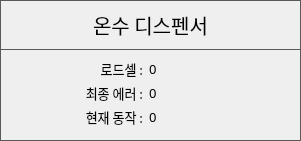
    <widget class="QFrame" name="FRAME_HOT">
     <property name="geometry">
      <rect>
       <x>1190</x>
       <y>400</y>
       <width>301</width>
       <height>141</height>
      </rect>
     </property>
     <property name="styleSheet">
      <string notr="true">QFrame { 
   border: 1px solid #595959 
} 
QLabel {
	font: 10pt &quot;함초롬돋움&quot;;
}
QPushButton {
	border:1px solid #595959;
	font: 15pt &quot;함초롬돋움&quot;; 
}
QLineEdit {
	font: 10pt &quot;함초롬돋움&quot;;
}</string>
     </property>
     <property name="frameShape">
      <enum>QFrame::Box</enum>
     </property>
     <property name="frameShadow">
      <enum>QFrame::Raised</enum>
     </property>
     <property name="lineWidth">
      <number>2</number>
     </property>
     <widget class="QPushButton" name="BTN_DEV_INFO_HOT">
      <property name="geometry">
       <rect>
        <x>0</x>
        <y>0</y>
        <width>301</width>
        <height>50</height>
       </rect>
      </property>
      <property name="font">
       <font>
        <family>함초롬돋움</family>
        <pointsize>15</pointsize>
        <weight>50</weight>
        <italic>false</italic>
        <bold>false</bold>
       </font>
      </property>
      <property name="text">
       <string>온수 디스펜서</string>
      </property>
     </widget>
     <widget class="QWidget" name="layoutWidget_11">
      <property name="geometry">
       <rect>
        <x>40</x>
        <y>60</y>
        <width>211</width>
        <height>65</height>
       </rect>
      </property>
      <layout class="QGridLayout" name="gridLayout_12">
       <item row="0" column="0">
        <widget class="QLabel" name="label_10">
         <property name="font">
          <font>
           <family>함초롬돋움</family>
           <pointsize>10</pointsize>
           <weight>50</weight>
           <italic>false</italic>
           <bold>false</bold>
          </font>
         </property>
         <property name="styleSheet">
          <string notr="true">QLabel{ 
   border: 0px solid
} </string>
         </property>
         <property name="text">
          <string>로드셀 :</string>
         </property>
         <property name="alignment">
          <set>Qt::AlignRight|Qt::AlignTrailing|Qt::AlignVCenter</set>
         </property>
        </widget>
       </item>
       <item row="0" column="1">
        <widget class="QLabel" name="LB_HOT_LOADCELL">
         <property name="font">
          <font>
           <family>함초롬돋움</family>
           <pointsize>10</pointsize>
           <weight>50</weight>
           <italic>false</italic>
           <bold>false</bold>
          </font>
         </property>
         <property name="styleSheet">
          <string notr="true">QLabel{ 
   border: 0px solid
} </string>
         </property>
         <property name="text">
          <string>0</string>
         </property>
         <property name="alignment">
          <set>Qt::AlignLeading|Qt::AlignLeft|Qt::AlignVCenter</set>
         </property>
        </widget>
       </item>
       <item row="1" column="0">
        <widget class="QLabel" name="label_9">
         <property name="font">
          <font>
           <family>함초롬돋움</family>
           <pointsize>10</pointsize>
           <weight>50</weight>
           <italic>false</italic>
           <bold>false</bold>
          </font>
         </property>
         <property name="styleSheet">
          <string notr="true">QLabel{ 
   border: 0px solid
} </string>
         </property>
         <property name="text">
          <string>최종 에러 :</string>
         </property>
         <property name="alignment">
          <set>Qt::AlignRight|Qt::AlignTrailing|Qt::AlignVCenter</set>
         </property>
        </widget>
       </item>
       <item row="1" column="1">
        <widget class="QLabel" name="LB_HOT_LAST_ERROR">
         <property name="font">
          <font>
           <family>함초롬돋움</family>
           <pointsize>10</pointsize>
           <weight>50</weight>
           <italic>false</italic>
           <bold>false</bold>
          </font>
         </property>
         <property name="styleSheet">
          <string notr="true">QLabel{ 
   border: 0px solid
} </string>
         </property>
         <property name="text">
          <string>0</string>
         </property>
         <property name="alignment">
          <set>Qt::AlignLeading|Qt::AlignLeft|Qt::AlignVCenter</set>
         </property>
        </widget>
       </item>
       <item row="2" column="0">
        <widget class="QLabel" name="label_8">
         <property name="font">
          <font>
           <family>함초롬돋움</family>
           <pointsize>10</pointsize>
           <weight>50</weight>
           <italic>false</italic>
           <bold>false</bold>
          </font>
         </property>
         <property name="styleSheet">
          <string notr="true">QLabel{ 
   border: 0px solid
} </string>
         </property>
         <property name="text">
          <string>현재 동작 :</string>
         </property>
         <property name="alignment">
          <set>Qt::AlignRight|Qt::AlignTrailing|Qt::AlignVCenter</set>
         </property>
        </widget>
       </item>
       <item row="2" column="1">
        <widget class="QLabel" name="LB_HOT_OP_STATE">
         <property name="font">
          <font>
           <family>함초롬돋움</family>
           <pointsize>10</pointsize>
           <weight>50</weight>
           <italic>false</italic>
           <bold>false</bold>
          </font>
         </property>
         <property name="styleSheet">
          <string notr="true">QLabel{ 
   border: 0px solid
} </string>
         </property>
         <property name="text">
          <string>0</string>
         </property>
         <property name="alignment">
          <set>Qt::AlignLeading|Qt::AlignLeft|Qt::AlignVCenter</set>
         </property>
        </widget>
       </item>
      </layout>
     </widget>
    </widget>
